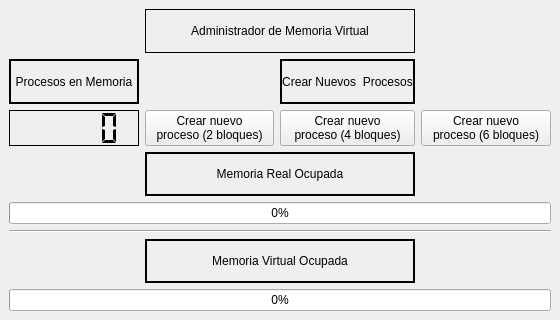
<?xml version="1.0" encoding="UTF-8"?>
<ui version="4.0">
 <class>MainWindow</class>
 <widget class="QMainWindow" name="MainWindow">
  <property name="geometry">
   <rect>
    <x>0</x>
    <y>0</y>
    <width>560</width>
    <height>320</height>
   </rect>
  </property>
  <property name="windowTitle">
   <string>Virtual Memory Manager - AMR</string>
  </property>
  <widget class="QWidget" name="centralwidget">
   <layout class="QGridLayout" name="gridLayout">
    <item row="0" column="1" colspan="2">
     <widget class="QLabel" name="label_title">
      <property name="frameShape">
       <enum>QFrame::Box</enum>
      </property>
      <property name="frameShadow">
       <enum>QFrame::Plain</enum>
      </property>
      <property name="text">
       <string>Administrador de Memoria Virtual</string>
      </property>
      <property name="alignment">
       <set>Qt::AlignCenter</set>
      </property>
     </widget>
    </item>
    <item row="1" column="0">
     <widget class="QLabel" name="label_tasks_number">
      <property name="frameShape">
       <enum>QFrame::WinPanel</enum>
      </property>
      <property name="text">
       <string>Procesos en Memoria</string>
      </property>
      <property name="alignment">
       <set>Qt::AlignCenter</set>
      </property>
     </widget>
    </item>
    <item row="1" column="2">
     <widget class="QLabel" name="label_create_tasks">
      <property name="frameShape">
       <enum>QFrame::WinPanel</enum>
      </property>
      <property name="text">
       <string>Crear Nuevos  Procesos</string>
      </property>
      <property name="alignment">
       <set>Qt::AlignCenter</set>
      </property>
     </widget>
    </item>
    <item row="2" column="0">
     <widget class="QLCDNumber" name="lcdNumber_tasks_number">
      <property name="frameShadow">
       <enum>QFrame::Plain</enum>
      </property>
      <property name="segmentStyle">
       <enum>QLCDNumber::Flat</enum>
      </property>
     </widget>
    </item>
    <item row="2" column="1">
     <widget class="QPushButton" name="pushButton_new_task2b">
      <property name="text">
       <string>Crear nuevo 
proceso (2 bloques)</string>
      </property>
     </widget>
    </item>
    <item row="2" column="2">
     <widget class="QPushButton" name="pushButton_new_task4b">
      <property name="text">
       <string>Crear nuevo 
proceso (4 bloques)</string>
      </property>
     </widget>
    </item>
    <item row="2" column="3">
     <widget class="QPushButton" name="pushButton_new_task6b">
      <property name="text">
       <string>Crear nuevo 
proceso (6 bloques)</string>
      </property>
     </widget>
    </item>
    <item row="3" column="1" colspan="2">
     <widget class="QLabel" name="label_real_memory">
      <property name="frameShape">
       <enum>QFrame::WinPanel</enum>
      </property>
      <property name="text">
       <string>Memoria Real Ocupada</string>
      </property>
      <property name="alignment">
       <set>Qt::AlignCenter</set>
      </property>
     </widget>
    </item>
    <item row="4" column="0" colspan="4">
     <widget class="QProgressBar" name="progressBar_real_memory">
      <property name="value">
       <number>0</number>
      </property>
      <property name="format">
       <string>%p%</string>
      </property>
     </widget>
    </item>
    <item row="5" column="0" colspan="4">
     <widget class="Line" name="line">
      <property name="orientation">
       <enum>Qt::Horizontal</enum>
      </property>
     </widget>
    </item>
    <item row="6" column="1" colspan="2">
     <widget class="QLabel" name="label_virtual_memory">
      <property name="frameShape">
       <enum>QFrame::WinPanel</enum>
      </property>
      <property name="text">
       <string>Memoria Virtual Ocupada</string>
      </property>
      <property name="alignment">
       <set>Qt::AlignCenter</set>
      </property>
     </widget>
    </item>
    <item row="7" column="0" colspan="4">
     <widget class="QProgressBar" name="progressBar_virtual_memory">
      <property name="value">
       <number>0</number>
      </property>
      <property name="format">
       <string>%p%</string>
      </property>
     </widget>
    </item>
   </layout>
  </widget>
 </widget>
 <resources/>
 <connections/>
</ui>
